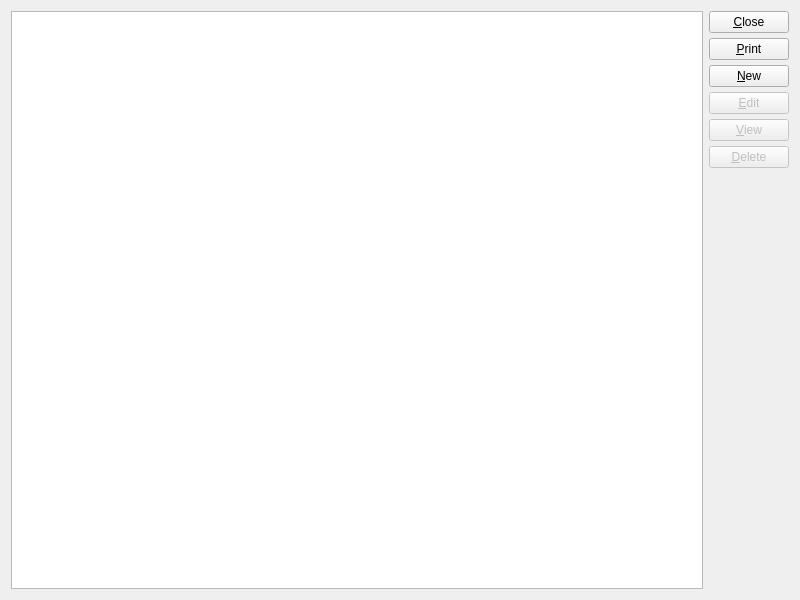
<?xml version="1.0" encoding="UTF-8"?>
<ui version="4.0">
 <class>retailSites</class>
 <widget class="QWidget" name="retailSites">
  <property name="geometry">
   <rect>
    <x>0</x>
    <y>0</y>
    <width>800</width>
    <height>600</height>
   </rect>
  </property>
  <property name="windowTitle">
   <string>Retail Sites</string>
  </property>
  <property name="schemaName" stdset="0">
   <string notr="true">xtpos</string>
  </property>
  <property name="tableName" stdset="0">
   <string notr="true">api_retailsite</string>
  </property>
  <property name="primaryKeyColumns" stdset="0">
   <number>1</number>
  </property>
  <property name="screenTitle" stdset="0">
   <string/>
  </property>
  <layout class="QGridLayout" name="gridLayout">
   <item row="0" column="0">
    <widget class="XTreeView" name="_sites">
     <property name="schemaName">
      <string notr="true">xtpos</string>
     </property>
     <property name="tableName">
      <string notr="true">api_retailsite</string>
     </property>
    </widget>
   </item>
   <item row="0" column="1">
    <layout class="QVBoxLayout">
     <property name="spacing">
      <number>0</number>
     </property>
     <item>
      <layout class="QVBoxLayout">
       <property name="spacing">
        <number>5</number>
       </property>
       <item>
        <layout class="QVBoxLayout">
         <item>
          <widget class="QPushButton" name="_close">
           <property name="text">
            <string>&amp;Close</string>
           </property>
          </widget>
         </item>
         <item>
          <widget class="QPushButton" name="_print">
           <property name="text">
            <string>&amp;Print</string>
           </property>
          </widget>
         </item>
        </layout>
       </item>
       <item>
        <layout class="QVBoxLayout">
         <item>
          <widget class="QPushButton" name="_new">
           <property name="text">
            <string>&amp;New</string>
           </property>
          </widget>
         </item>
         <item>
          <widget class="QPushButton" name="_edit">
           <property name="enabled">
            <bool>false</bool>
           </property>
           <property name="text">
            <string>&amp;Edit</string>
           </property>
          </widget>
         </item>
         <item>
          <widget class="QPushButton" name="_view">
           <property name="enabled">
            <bool>false</bool>
           </property>
           <property name="text">
            <string>&amp;View</string>
           </property>
          </widget>
         </item>
         <item>
          <widget class="QPushButton" name="_delete">
           <property name="enabled">
            <bool>false</bool>
           </property>
           <property name="text">
            <string>&amp;Delete</string>
           </property>
          </widget>
         </item>
        </layout>
       </item>
      </layout>
     </item>
     <item>
      <spacer>
       <property name="orientation">
        <enum>Qt::Vertical</enum>
       </property>
       <property name="sizeType">
        <enum>QSizePolicy::Expanding</enum>
       </property>
       <property name="sizeHint" stdset="0">
        <size>
         <width>20</width>
         <height>20</height>
        </size>
       </property>
      </spacer>
     </item>
    </layout>
   </item>
  </layout>
 </widget>
 <customwidgets>
  <customwidget>
   <class>XTreeView</class>
   <extends>QTreeView</extends>
   <header>xtreeview.h</header>
  </customwidget>
 </customwidgets>
 <resources/>
 <connections>
  <connection>
   <sender>_sites</sender>
   <signal>valid(bool)</signal>
   <receiver>_edit</receiver>
   <slot>setEnabled(bool)</slot>
   <hints>
    <hint type="sourcelabel">
     <x>482</x>
     <y>126</y>
    </hint>
    <hint type="destinationlabel">
     <x>512</x>
     <y>124</y>
    </hint>
   </hints>
  </connection>
  <connection>
   <sender>_sites</sender>
   <signal>valid(bool)</signal>
   <receiver>_view</receiver>
   <slot>setEnabled(bool)</slot>
   <hints>
    <hint type="sourcelabel">
     <x>482</x>
     <y>160</y>
    </hint>
    <hint type="destinationlabel">
     <x>539</x>
     <y>149</y>
    </hint>
   </hints>
  </connection>
  <connection>
   <sender>_sites</sender>
   <signal>valid(bool)</signal>
   <receiver>_delete</receiver>
   <slot>setEnabled(bool)</slot>
   <hints>
    <hint type="sourcelabel">
     <x>482</x>
     <y>183</y>
    </hint>
    <hint type="destinationlabel">
     <x>500</x>
     <y>178</y>
    </hint>
   </hints>
  </connection>
  <connection>
   <sender>_sites</sender>
   <signal>doubleClicked(QModelIndex)</signal>
   <receiver>_edit</receiver>
   <slot>animateClick()</slot>
   <hints>
    <hint type="sourcelabel">
     <x>387</x>
     <y>131</y>
    </hint>
    <hint type="destinationlabel">
     <x>542</x>
     <y>131</y>
    </hint>
   </hints>
  </connection>
 </connections>
</ui>
